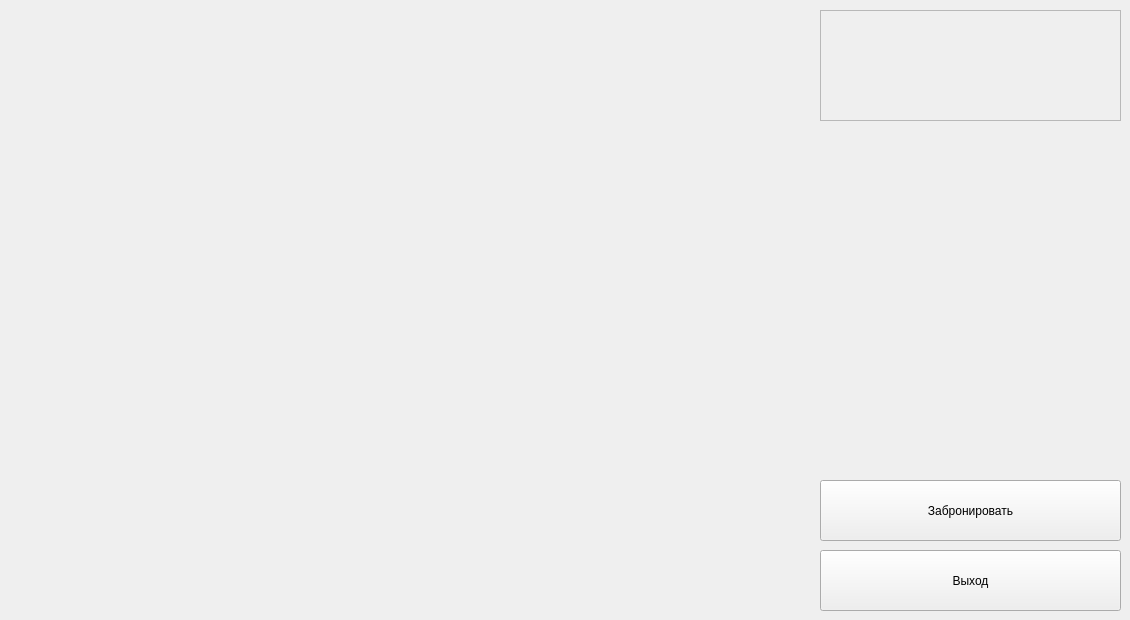
<?xml version="1.0" encoding="UTF-8"?>
<ui version="4.0">
 <class>booking</class>
 <widget class="QWidget" name="booking">
  <property name="geometry">
   <rect>
    <x>0</x>
    <y>0</y>
    <width>1130</width>
    <height>620</height>
   </rect>
  </property>
  <property name="windowTitle">
   <string>Form</string>
  </property>
  <widget class="QPushButton" name="pushButton">
   <property name="enabled">
    <bool>true</bool>
   </property>
   <property name="geometry">
    <rect>
     <x>820</x>
     <y>480</y>
     <width>301</width>
     <height>61</height>
    </rect>
   </property>
   <property name="text">
    <string>Забронировать</string>
   </property>
  </widget>
  <widget class="QPushButton" name="pushButton_2">
   <property name="enabled">
    <bool>true</bool>
   </property>
   <property name="geometry">
    <rect>
     <x>820</x>
     <y>550</y>
     <width>301</width>
     <height>61</height>
    </rect>
   </property>
   <property name="text">
    <string>Выход</string>
   </property>
  </widget>
  <widget class="QTextEdit" name="teBooked">
   <property name="enabled">
    <bool>false</bool>
   </property>
   <property name="geometry">
    <rect>
     <x>820</x>
     <y>10</y>
     <width>301</width>
     <height>111</height>
    </rect>
   </property>
  </widget>
  <widget class="QWidget" name="gridLayoutWidget">
   <property name="geometry">
    <rect>
     <x>10</x>
     <y>10</y>
     <width>801</width>
     <height>601</height>
    </rect>
   </property>
   <layout class="QGridLayout" name="gridLayout"/>
  </widget>
 </widget>
 <resources/>
 <connections/>
</ui>
